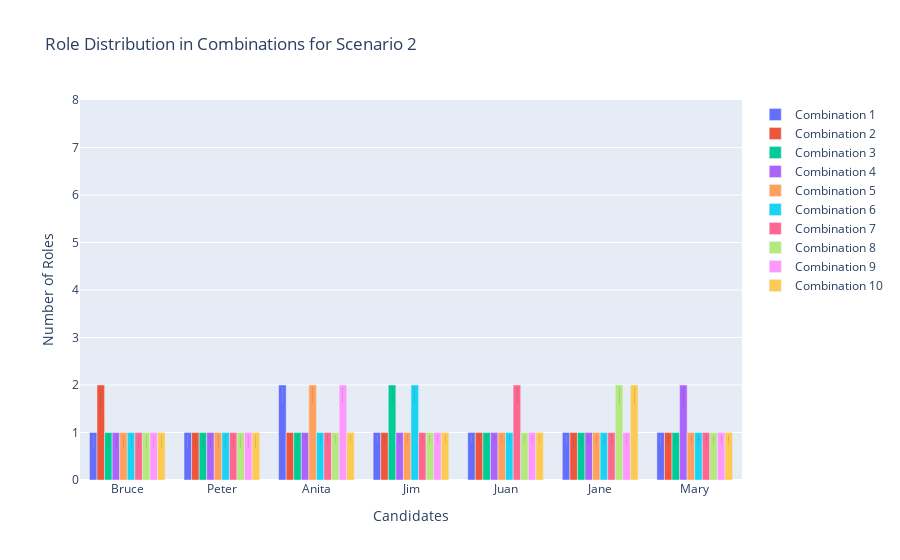

Source (notebook cell):
### Code cell
import plotly.graph_objects as go

# Define your combinations data here
combinations_scenario_2 = {
    "Combination 1": {
        "Bruce": ["Python_Programmer1"],
        "Peter": ["Python_Programmer2"],
        "Anita": ["AI_Engineer1", "Web_Designer"],
        "Jim": ["AI_Engineer2"],
        "Juan": ["AI_Engineer3"],
        "Jane": ["Database_Admin"],
        "Mary": ["Systems_Engineer"]
    },
    "Combination 2": {
        "Bruce": ["Python_Programmer1", "Systems_Engineer"],
        "Peter": ["Python_Programmer2"],
        "Anita": ["AI_Engineer1"],
        "Jim": ["AI_Engineer2"],
        "Juan": ["AI_Engineer3"],
        "Jane": ["Database_Admin"],
        "Mary": ["Web_Designer"]
    },
    "Combination 3": {
        "Bruce": ["Python_Programmer1"],
        "Peter": ["Python_Programmer2"],
        "Anita": ["AI_Engineer1"],
        "Jim": ["AI_Engineer2", "Systems_Engineer"],
        "Juan": ["AI_Engineer3"],
        "Jane": ["Database_Admin"],
        "Mary": ["Web_Designer"]
    },
    "Combination 4": {
        "Bruce": ["Python_Programmer1"],
        "Peter": ["Python_Programmer2"],
        "Anita": ["AI_Engineer1"],
        "Jim": ["AI_Engineer2"],
        "Juan": ["AI_Engineer3"],
        "Jane": ["Database_Admin"],
        "Mary": ["Web_Designer", "Systems_Engineer"]
    },
    "Combination 5": {
        "Bruce": ["Python_Programmer1"],
        "Peter": ["Python_Programmer2"],
        "Anita": ["AI_Engineer1", "Web_Designer"],
        "Jim": ["AI_Engineer2"],
        "Juan": ["AI_Engineer3"],
        "Jane": ["Database_Admin"],
        "Mary": ["Systems_Engineer"]
    },
    "Combination 6": {
        "Bruce": ["Python_Programmer1"],
        "Peter": ["Python_Programmer2"],
        "Anita": ["AI_Engineer1"],
        "Jim": ["AI_Engineer2", "Web_Designer"],
        "Juan": ["AI_Engineer3"],
        "Jane": ["Database_Admin"],
        "Mary": ["Systems_Engineer"]
    },
    "Combination 7": {
        "Bruce": ["Python_Programmer1"],
        "Peter": ["Python_Programmer2"],
        "Anita": ["AI_Engineer1"],
        "Jim": ["AI_Engineer2"],
        "Juan": ["AI_Engineer3", "Web_Designer"],
        "Jane": ["Database_Admin"],
        "Mary": ["Systems_Engineer"]
    },
    "Combination 8": {
        "Bruce": ["Python_Programmer1"],
        "Peter": ["Python_Programmer2"],
        "Anita": ["AI_Engineer1"],
        "Jim": ["AI_Engineer2"],
        "Juan": ["AI_Engineer3"],
        "Jane": ["Database_Admin", "Web_Designer"],
        "Mary": ["Systems_Engineer"]
    },
    "Combination 9": {
        "Bruce": ["Python_Programmer1"],
        "Peter": ["Python_Programmer2"],
        "Anita": ["AI_Engineer1", "Web_Designer"],
        "Jim": ["AI_Engineer2"],
        "Juan": ["AI_Engineer3"],
        "Jane": ["Database_Admin"],
        "Mary": ["Systems_Engineer"]
    },
    "Combination 10": {
        "Bruce": ["Python_Programmer1"],
        "Peter": ["Python_Programmer2"],
        "Anita": ["AI_Engineer1"],
        "Jim": ["AI_Engineer2"],
        "Juan": ["AI_Engineer3"],
        "Jane": ["Database_Admin", "Web_Designer"],
        "Mary": ["Systems_Engineer"]
    }
}

# Initialize a list for traces
traces = []

# Create a trace for each combination
for combo_name, roles in combinations_scenario_2.items():
    trace = go.Bar(
        x=list(roles.keys()),
        y=[len(roles[candidate]) for candidate in roles],
        name=combo_name,
        hoverinfo='text',
        text=[', '.join(roles[candidate]) for candidate in roles]
    )
    traces.append(trace)

# Create the figure with all traces
fig = go.Figure(data=traces)

# Update layout
fig.update_layout(
    barmode='group',
    title='Role Distribution in Combinations for Scenario 2',
    xaxis_title='Candidates',
    yaxis_title='Number of Roles',
    yaxis=dict(range=[0, max([len(roles) for roles in combinations_scenario_2.values()]) + 1])
)

# Show the plot
fig.show()

### Figure 1 — Plotly figure (JSON) as saved in the notebook; plotly's stock layout.template omitted (floating-point values rounded to 4 significant figures)
{"data": [{"hoverinfo": "text", "name": "Combination 1", "text": ["Python_Programmer1", "Python_Programmer2", "AI_Engineer1, Web_Designer", "AI_Engineer2", "AI_Engineer3", "Database_Admin", "Systems_Engineer"], "type": "bar", "x": ["Bruce", "Peter", "Anita", "Jim", "Juan", "Jane", "Mary"], "y": [1, 1, 2, 1, 1, 1, 1]}, {"hoverinfo": "text", "name": "Combination 2", "text": ["Python_Programmer1, Systems_Engineer", "Python_Programmer2", "AI_Engineer1", "AI_Engineer2", "AI_Engineer3", "Database_Admin", "Web_Designer"], "type": "bar", "x": ["Bruce", "Peter", "Anita", "Jim", "Juan", "Jane", "Mary"], "y": [2, 1, 1, 1, 1, 1, 1]}, {"hoverinfo": "text", "name": "Combination 3", "text": ["Python_Programmer1", "Python_Programmer2", "AI_Engineer1", "AI_Engineer2, Systems_Engineer", "AI_Engineer3", "Database_Admin", "Web_Designer"], "type": "bar", "x": ["Bruce", "Peter", "Anita", "Jim", "Juan", "Jane", "Mary"], "y": [1, 1, 1, 2, 1, 1, 1]}, {"hoverinfo": "text", "name": "Combination 4", "text": ["Python_Programmer1", "Python_Programmer2", "AI_Engineer1", "AI_Engineer2", "AI_Engineer3", "Database_Admin", "Web_Designer, Systems_Engineer"], "type": "bar", "x": ["Bruce", "Peter", "Anita", "Jim", "Juan", "Jane", "Mary"], "y": [1, 1, 1, 1, 1, 1, 2]}, {"hoverinfo": "text", "name": "Combination 5", "text": ["Python_Programmer1", "Python_Programmer2", "AI_Engineer1, Web_Designer", "AI_Engineer2", "AI_Engineer3", "Database_Admin", "Systems_Engineer"], "type": "bar", "x": ["Bruce", "Peter", "Anita", "Jim", "Juan", "Jane", "Mary"], "y": [1, 1, 2, 1, 1, 1, 1]}, {"hoverinfo": "text", "name": "Combination 6", "text": ["Python_Programmer1", "Python_Programmer2", "AI_Engineer1", "AI_Engineer2, Web_Designer", "AI_Engineer3", "Database_Admin", "Systems_Engineer"], "type": "bar", "x": ["Bruce", "Peter", "Anita", "Jim", "Juan", "Jane", "Mary"], "y": [1, 1, 1, 2, 1, 1, 1]}, {"hoverinfo": "text", "name": "Combination 7", "text": ["Python_Programmer1", "Python_Programmer2", "AI_Engineer1", "AI_Engineer2", "AI_Engineer3, Web_Designer", "Database_Admin", "Systems_Engineer"], "type": "bar", "x": ["Bruce", "Peter", "Anita", "Jim", "Juan", "Jane", "Mary"], "y": [1, 1, 1, 1, 2, 1, 1]}, {"hoverinfo": "text", "name": "Combination 8", "text": ["Python_Programmer1", "Python_Programmer2", "AI_Engineer1", "AI_Engineer2", "AI_Engineer3", "Database_Admin, Web_Designer", "Systems_Engineer"], "type": "bar", "x": ["Bruce", "Peter", "Anita", "Jim", "Juan", "Jane", "Mary"], "y": [1, 1, 1, 1, 1, 2, 1]}, {"hoverinfo": "text", "name": "Combination 9", "text": ["Python_Programmer1", "Python_Programmer2", "AI_Engineer1, Web_Designer", "AI_Engineer2", "AI_Engineer3", "Database_Admin", "Systems_Engineer"], "type": "bar", "x": ["Bruce", "Peter", "Anita", "Jim", "Juan", "Jane", "Mary"], "y": [1, 1, 2, 1, 1, 1, 1]}, {"hoverinfo": "text", "name": "Combination 10", "text": ["Python_Programmer1", "Python_Programmer2", "AI_Engineer1", "AI_Engineer2", "AI_Engineer3", "Database_Admin, Web_Designer", "Systems_Engineer"], "type": "bar", "x": ["Bruce", "Peter", "Anita", "Jim", "Juan", "Jane", "Mary"], "y": [1, 1, 1, 1, 1, 2, 1]}], "layout": {"barmode": "group", "title": {"text": "Role Distribution in Combinations for Scenario 2"}, "xaxis": {"title": {"text": "Candidates"}}, "yaxis": {"range": [0, 8], "title": {"text": "Number of Roles"}}}}
